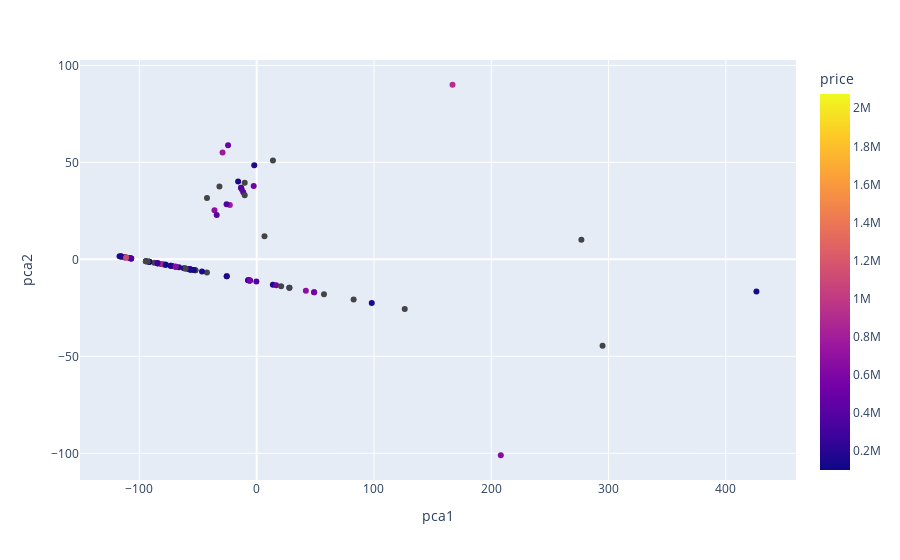

The notebook cell this image was saved under:
### Code cell
import plotly.express as px


# Create your plot
fig = px.scatter(pca_dataframe.head(100), x="pca1", y="pca2", color="price")
fig.show()
